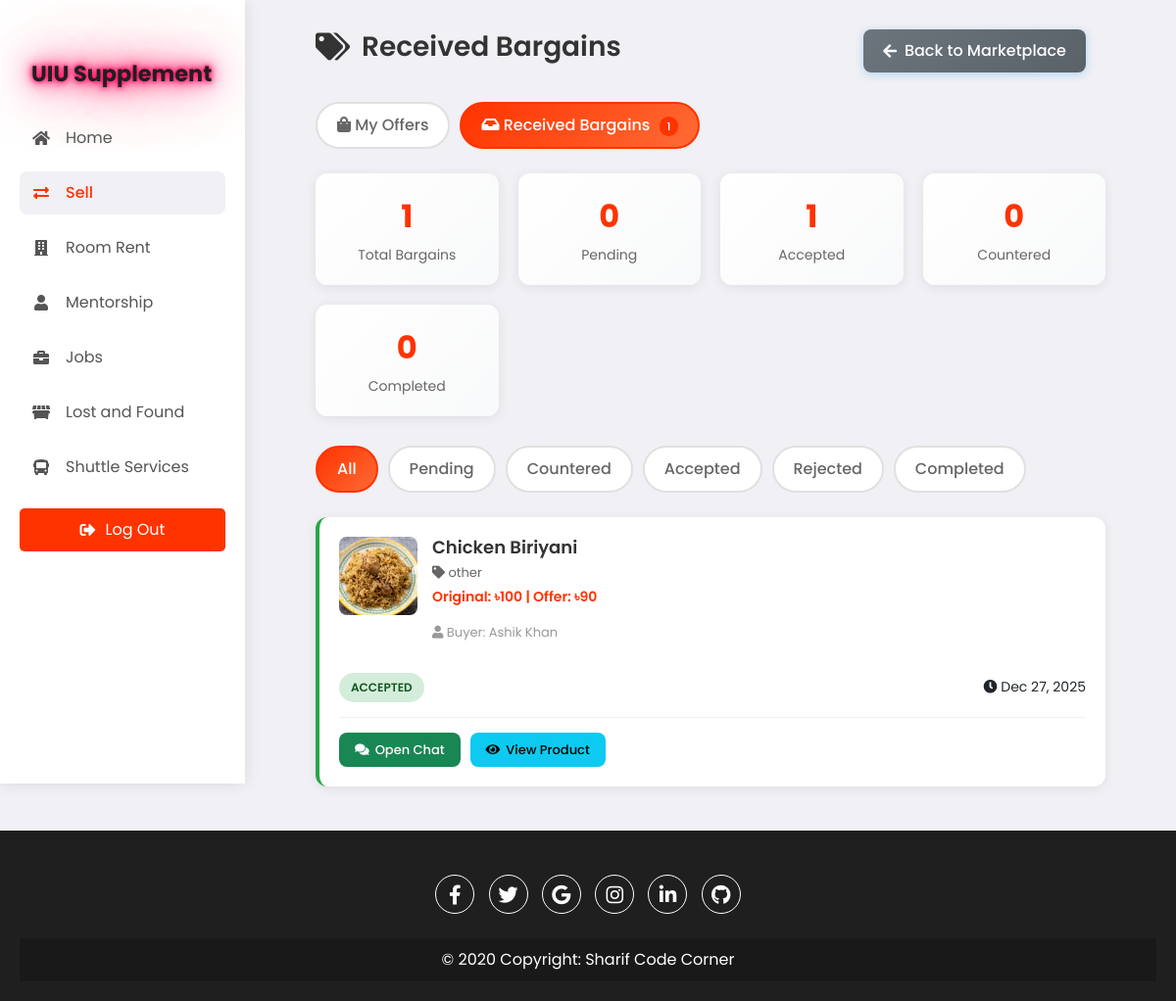
Screenshot of /mybargains.php?view=seller (signed in) with the database file from the repository.
### tables this page shows
CREATE TABLE `bargains` (
  `id` int(11) NOT NULL,
  `product_id` int(11) NOT NULL,
  `buyer_id` int(11) NOT NULL,
  `seller_id` int(11) NOT NULL,
  `bargain_price` decimal(10,2) NOT NULL,
  `status` enum('pending','accepted','rejected','countered','deal_done') DEFAULT 'pending',
  `buyer_message` text DEFAULT NULL,
  `created_at` timestamp NOT NULL DEFAULT current_timestamp(),
  `updated_at` timestamp NOT NULL DEFAULT current_timestamp() ON UPDATE current_timestamp()
);

CREATE TABLE `products` (
  `id` int(11) NOT NULL,
  `product_name` varchar(255) NOT NULL,
  `category` varchar(100) DEFAULT NULL,
  `price` decimal(10,2) DEFAULT NULL,
  `description` text DEFAULT NULL,
  `image_path` varchar(255) NOT NULL,
  `bargain_price` decimal(10,2) DEFAULT NULL,
  `user_id` int(11) DEFAULT NULL,
  `status` enum('available','sold','pending') DEFAULT 'available',
  `created_at` timestamp NOT NULL DEFAULT current_timestamp(),
  `updated_at` timestamp NOT NULL DEFAULT current_timestamp() ON UPDATE current_timestamp(),
  `view_count` int(11) DEFAULT 0,
  `bargain_count` int(11) DEFAULT 0
);

CREATE TABLE `users` (
  `id` int(11) NOT NULL,
  `username` varchar(50) DEFAULT NULL,
  `email` varchar(100) DEFAULT NULL,
  `Gender` enum('m','f','o') NOT NULL,
  `password_hash` varchar(255) DEFAULT NULL,
  `mobilenumber` varchar(20) NOT NULL,
  `created_at` timestamp NOT NULL DEFAULT current_timestamp(),
  `is_mentor` tinyint(1) DEFAULT 0 COMMENT 'Whether user is an approved mentor'
);

### mybargains.php (the view, shortened to what the rows shown need)
<?php
$conn = getDbConnection();
$userId = $_SESSION['user_id'];
$viewType = $_GET['view'] ?? 'buyer';
if ($viewType === 'buyer') {
    $bargainsStmt = $conn->prepare("
        SELECT
            b.id,
            b.product_id,
            b.bargain_price,
            b.status,
            b.buyer_message,
            b.created_at,
            b.updated_at,
            p.product_name,
            p.price as original_price,
            p.image_path,
            p.category,
            p.description,
            u.username as seller_name,
            u.email as seller_email,
            u.mobilenumber as seller_phone,
            (SELECT COUNT(*) FROM offers WHERE bargain_id = b.id) as offer_count,
            (SELECT offered_price FROM offers WHERE bargain_id = b.id ORDER BY created_at DESC LIMIT 1) as latest_offer_price
        FROM bargains b
        JOIN products p ON b.product_id = p.id
        JOIN users u ON b.seller_id = u.id
        WHERE b.buyer_id = ?
        ORDER BY b.created_at DESC
    ");
    $bargainsStmt->bind_param("i", $userId);
} else {
    $bargainsStmt = $conn->prepare("
        SELECT
            b.id,
            b.product_id,
            b.bargain_price,
            b.status,
            b.buyer_message,
            b.created_at,
            b.updated_at,
            p.product_name,
            p.price as original_price,
            p.image_path,
            p.category,
            p.description,
            u.username as buyer_name,
            u.email as buyer_email,
            u.mobilenumber as buyer_phone,
            (SELECT COUNT(*) FROM offers WHERE bargain_id = b.id) as offer_count,
            (SELECT offered_price FROM offers WHERE bargain_id = b.id ORDER BY created_at DESC LIMIT 1) as latest_offer_price
        FROM bargains b
        JOIN products p ON b.product_id = p.id
        JOIN users u ON b.buyer_id = u.id
        WHERE b.seller_id = ?
        ORDER BY b.created_at DESC
    ");
    $bargainsStmt->bind_param("i", $userId);
}
$bargainsStmt->execute();
$bargains = $bargainsStmt->get_result();
?>
<!DOCTYPE html>
<html lang="en">
<head>
    <link href="https://cdn.jsdelivr.net/npm/bootstrap@5.3.0-alpha1/dist/css/bootstrap.min.css" rel="stylesheet">
    <link rel="stylesheet" href="https://cdnjs.cloudflare.com/ajax/libs/font-awesome/5.15.4/css/all.min.css" />
    <link rel="stylesheet" href="assets/css/index.css" />
    <link rel="stylesheet" href="assets/css/sell-exchange.css" />
</head>
<body>
    <div class="container">
        <nav>
            <ul>
                <li><a href="uiusupplementhomepage.php" class="logo">
                        <h1 class="styled-title">UIU Supplement</h1>
                    </a></li>
            </ul>
        </nav>
        <section class="main">
            <div class="page-header">
                <h1 class="page-title">
                    <i class="fas fa-tags"></i> <?php echo $viewType === 'seller' ? 'Received Bargains' : 'My Offers'; ?>
                </h1>
            </div>
            <div class="bargain-list" id="bargainsList">
                <?php
                if ($bargains->num_rows > 0) {
                    while ($bargain = $bargains->fetch_assoc()) {
                        $statusClass = 'status-' . str_replace('_', '-', $bargain['status']);
                        $statusText = ucfirst(str_replace('_', ' ', $bargain['status']));
                        $otherPartyLabel = ($viewType === 'seller') ? 'Buyer' : 'Seller';
                        $otherPartyName = ($viewType === 'seller') ? $bargain['buyer_name'] : $bargain['seller_name'];
                        echo '<div class="bargain-card ' . $statusClass . '" data-status="' . $bargain['status'] . '">';
                        echo '  <div class="bargain-product">';
                        echo '    <img src="' . htmlspecialchars($bargain['image_path']) . '" alt="' . htmlspecialchars($bargain['product_name']) . '">';
                        echo '    <div class="bargain-info">';
                        echo '      <h4>' . htmlspecialchars($bargain['product_name']) . '</h4>';
                        echo '      <p class="category"><i class="fas fa-tag"></i> ' . htmlspecialchars($bargain['category']) . '</p>';
                        echo '      <p class="price">';
                        echo '        <span>Original: ৳' . number_format($bargain['original_price']) . '</span> | ';
                        echo '        <span>Offer: ৳' . number_format($bargain['bargain_price']) . '</span>';
                        echo '      </p>';
                        echo '      <p style="font-size: 13px; color: #999; margin-top: 5px;">';
                        echo '        <i class="fas fa-user"></i> ' . $otherPartyLabel . ': ' . htmlspecialchars($otherPartyName);
                        echo '      </p>';
                        echo '    </div>';
                        echo '  </div>';
                        echo '  <div class="bargain-status">';
                        echo '    <span class="status-badge ' . $statusClass . '">' . $statusText . '</span>';
                        echo '    <small><i class="fas fa-clock"></i> ' . date('M d, Y', strtotime($bargain['created_at'])) . '</small>';
                        echo '  </div>';
                        echo '  <div class="bargain-actions">';
                        if ($viewType === 'buyer') {
                            if ($bargain['status'] == 'countered') {
                                echo '    <button class="btn btn-success btn-sm accept-counter-btn" data-bargain-id="' . $bargain['id'] . '">';
                                echo '      <i class="fas fa-check"></i> Accept Counter Offer';
                                echo '    </button>';
                                echo '    <button class="btn btn-warning btn-sm buyer-counter-btn" data-bargain-id="' . $bargain['id'] . '" data-product-price="' . $bargain['original_price'] . '" data-seller-offer="' . $bargain['latest_offer_price'] . '" data-my-offer="' . $bargain['bargain_price'] . '">';
                                echo '      <i class="fas fa-exchange-alt"></i> Counter Back';
                                echo '    </button>';
                                echo '    <button class="btn btn-danger btn-sm reject-counter-btn" data-bargain-id="' . $bargain['id'] . '">';
                                echo '      <i class="fas fa-times"></i> Reject';
                                echo '    </button>';
                            } elseif ($bargain['status'] == 'accepted') {
                                echo '    <button class="btn btn-success btn-sm" onclick="dealChat.openChat(' . $bargain['id'] . ')">';
                                echo '      <i class="fas fa-comments"></i> Open Chat';
                                echo '    </button>';
                            } elseif ($bargain['status'] == 'pending') {
                                echo '    <button class="btn btn-secondary btn-sm" disabled>';
                                echo '      <i class="fas fa-hourglass-half"></i> Waiting for Seller';
                                echo '    </button>';
                            }
                        } else {
                            if ($bargain['status'] == 'pending') {
                                echo '    <button class="btn btn-success btn-sm seller-accept-btn" data-bargain-id="' . $bargain['id'] . '">';
                                echo '      <i class="fas fa-check"></i> Accept';
                                echo '    </button>';
                                echo '    <button class="btn btn-warning btn-sm seller-counter-btn" data-bargain-id="' . $bargain['id'] . '" data-product-price="' . $bargain['original_price'] . '" data-bargain-price="' . $bargain['bargain_price'] . '">';
                                echo '      <i class="fas fa-exchange-alt"></i> Counter Offer';
                                echo '    </button>';
                                echo '    <button class="btn btn-danger btn-sm seller-reject-btn" data-bargain-id="' . $bargain['id'] . '">';
                                echo '      <i class="fas fa-times"></i> Reject';
                                echo '    </button>';
                            } elseif ($bargain['status'] == 'countered') {
                                echo '    <button class="btn btn-secondary btn-sm" disabled>';
                                echo '      <i class="fas fa-hourglass-half"></i> Waiting for Buyer';
                                echo '    </button>';
                            } elseif ($bargain['status'] == 'accepted') {
                                echo '    <button class="btn btn-success btn-sm" onclick="dealChat.openChat(' . $bargain['id'] . ')">';
                                echo '      <i class="fas fa-comments"></i> Open Chat';
                                echo '    </button>';
                            }
                        }
                        echo '    <a href="SellAndExchange.php?product=' . $bargain['product_id'] . '" class="btn btn-info btn-sm">';
                        echo '      <i class="fas fa-eye"></i> View Product';
                        echo '    </a>';
                        echo '  </div>';
                        echo '</div>';
                    }
                }
                ?>
            </div>
        </section>
    </div>
</body>
</html>

### rows the page displays
bargains: product.image_path (picture), product.product_name "Chicken Biriyani", product.category "other", product.price "100", bargain_price "90", otherPartyLabel "Buyer", buyer.username "Ashik Khan", status "ACCEPTED", created_at "Dec 27, 2025"

### other values shown
$sellerStats['total'] "1"
$stats['total'] "1"
$stats['pending'] "0"
$stats['accepted'] "1"
$stats['countered'] "0"
$stats['completed'] "0"
